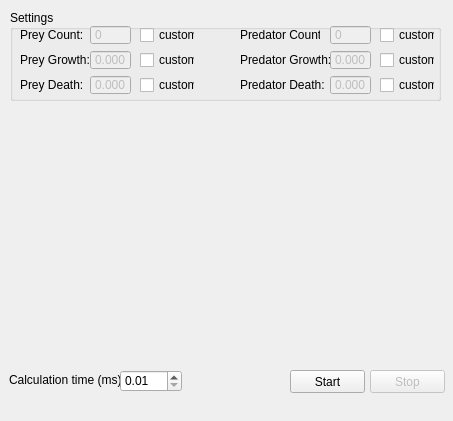
<?xml version="1.0" encoding="UTF-8"?>
<ui version="4.0">
 <class>MainWindow</class>
 <widget class="QMainWindow" name="MainWindow">
  <property name="geometry">
   <rect>
    <x>0</x>
    <y>0</y>
    <width>453</width>
    <height>421</height>
   </rect>
  </property>
  <property name="minimumSize">
   <size>
    <width>453</width>
    <height>421</height>
   </size>
  </property>
  <property name="maximumSize">
   <size>
    <width>453</width>
    <height>421</height>
   </size>
  </property>
  <property name="windowTitle">
   <string>Lotka-Volterra Simulator</string>
  </property>
  <property name="windowIcon">
   <iconset resource="resources.qrc">
    <normaloff>:/resources/print.png</normaloff>:/resources/print.png</iconset>
  </property>
  <widget class="QWidget" name="centralWidget">
   <widget class="QPushButton" name="startButton">
    <property name="geometry">
     <rect>
      <x>290</x>
      <y>370</y>
      <width>75</width>
      <height>23</height>
     </rect>
    </property>
    <property name="toolTip">
     <string>Start the simulation</string>
    </property>
    <property name="statusTip">
     <string/>
    </property>
    <property name="text">
     <string>Start</string>
    </property>
   </widget>
   <widget class="QPushButton" name="stopButton">
    <property name="enabled">
     <bool>false</bool>
    </property>
    <property name="geometry">
     <rect>
      <x>370</x>
      <y>370</y>
      <width>75</width>
      <height>23</height>
     </rect>
    </property>
    <property name="toolTip">
     <string>Stop the simulation.</string>
    </property>
    <property name="statusTip">
     <string/>
    </property>
    <property name="text">
     <string>Stop</string>
    </property>
   </widget>
   <widget class="QCustomPlot" name="canvas" native="true">
    <property name="geometry">
     <rect>
      <x>10</x>
      <y>110</y>
      <width>431</width>
      <height>251</height>
     </rect>
    </property>
   </widget>
   <widget class="QGroupBox" name="settingsBox">
    <property name="geometry">
     <rect>
      <x>10</x>
      <y>10</y>
      <width>431</width>
      <height>91</height>
     </rect>
    </property>
    <property name="title">
     <string>Settings</string>
    </property>
    <widget class="QLabel" name="preyGrowthLabel">
     <property name="geometry">
      <rect>
       <x>10</x>
       <y>40</y>
       <width>70</width>
       <height>20</height>
      </rect>
     </property>
     <property name="toolTip">
      <string>Growth of preys when there is too few predators.</string>
     </property>
     <property name="text">
      <string>Prey Growth:</string>
     </property>
    </widget>
    <widget class="QDoubleSpinBox" name="predatorGrowth">
     <property name="enabled">
      <bool>false</bool>
     </property>
     <property name="geometry">
      <rect>
       <x>320</x>
       <y>40</y>
       <width>41</width>
       <height>20</height>
      </rect>
     </property>
     <property name="toolTip">
      <string>Growth of predators for each prey</string>
     </property>
     <property name="buttonSymbols">
      <enum>QAbstractSpinBox::NoButtons</enum>
     </property>
     <property name="decimals">
      <number>3</number>
     </property>
     <property name="maximum">
      <double>99.998999999999995</double>
     </property>
    </widget>
    <widget class="QLabel" name="preyDeathLabel">
     <property name="geometry">
      <rect>
       <x>10</x>
       <y>65</y>
       <width>70</width>
       <height>20</height>
      </rect>
     </property>
     <property name="toolTip">
      <string>How many prey die for each predator alive.</string>
     </property>
     <property name="text">
      <string>Prey Death:</string>
     </property>
    </widget>
    <widget class="QLabel" name="predatorCountLabel">
     <property name="geometry">
      <rect>
       <x>230</x>
       <y>15</y>
       <width>80</width>
       <height>20</height>
      </rect>
     </property>
     <property name="toolTip">
      <string>The number of predators.</string>
     </property>
     <property name="text">
      <string>Predator Count:</string>
     </property>
    </widget>
    <widget class="QDoubleSpinBox" name="preyCount">
     <property name="enabled">
      <bool>false</bool>
     </property>
     <property name="geometry">
      <rect>
       <x>80</x>
       <y>15</y>
       <width>41</width>
       <height>20</height>
      </rect>
     </property>
     <property name="toolTip">
      <string>The initial number of prey</string>
     </property>
     <property name="buttonSymbols">
      <enum>QAbstractSpinBox::NoButtons</enum>
     </property>
     <property name="showGroupSeparator" stdset="0">
      <bool>false</bool>
     </property>
     <property name="decimals">
      <number>0</number>
     </property>
     <property name="maximum">
      <double>999999.000000000000000</double>
     </property>
    </widget>
    <widget class="QCheckBox" name="preyGrowthCustom">
     <property name="geometry">
      <rect>
       <x>130</x>
       <y>40</y>
       <width>55</width>
       <height>20</height>
      </rect>
     </property>
     <property name="text">
      <string>custom</string>
     </property>
    </widget>
    <widget class="QLabel" name="predatorGrowthLabel">
     <property name="geometry">
      <rect>
       <x>230</x>
       <y>40</y>
       <width>91</width>
       <height>20</height>
      </rect>
     </property>
     <property name="toolTip">
      <string>Addition of predators for each prey.</string>
     </property>
     <property name="text">
      <string>Predator Growth:</string>
     </property>
    </widget>
    <widget class="QCheckBox" name="predatorGrowthCustom">
     <property name="geometry">
      <rect>
       <x>370</x>
       <y>40</y>
       <width>55</width>
       <height>20</height>
      </rect>
     </property>
     <property name="text">
      <string>custom</string>
     </property>
    </widget>
    <widget class="QDoubleSpinBox" name="predatorCount">
     <property name="enabled">
      <bool>false</bool>
     </property>
     <property name="geometry">
      <rect>
       <x>320</x>
       <y>15</y>
       <width>41</width>
       <height>20</height>
      </rect>
     </property>
     <property name="toolTip">
      <string>The initial number of predators</string>
     </property>
     <property name="buttonSymbols">
      <enum>QAbstractSpinBox::NoButtons</enum>
     </property>
     <property name="decimals">
      <number>0</number>
     </property>
     <property name="maximum">
      <double>999999.000000000000000</double>
     </property>
    </widget>
    <widget class="QLabel" name="preyCountLabel">
     <property name="geometry">
      <rect>
       <x>10</x>
       <y>15</y>
       <width>70</width>
       <height>20</height>
      </rect>
     </property>
     <property name="toolTip">
      <string>The number of prey.</string>
     </property>
     <property name="text">
      <string>Prey Count:</string>
     </property>
    </widget>
    <widget class="QDoubleSpinBox" name="predatorDeath">
     <property name="enabled">
      <bool>false</bool>
     </property>
     <property name="geometry">
      <rect>
       <x>320</x>
       <y>65</y>
       <width>41</width>
       <height>20</height>
      </rect>
     </property>
     <property name="toolTip">
      <string>How many predators die when there is no prey</string>
     </property>
     <property name="buttonSymbols">
      <enum>QAbstractSpinBox::NoButtons</enum>
     </property>
     <property name="decimals">
      <number>3</number>
     </property>
     <property name="maximum">
      <double>99.998999999999995</double>
     </property>
    </widget>
    <widget class="QCheckBox" name="preyCountCustom">
     <property name="geometry">
      <rect>
       <x>130</x>
       <y>15</y>
       <width>55</width>
       <height>20</height>
      </rect>
     </property>
     <property name="text">
      <string>custom</string>
     </property>
    </widget>
    <widget class="QDoubleSpinBox" name="preyGrowth">
     <property name="enabled">
      <bool>false</bool>
     </property>
     <property name="geometry">
      <rect>
       <x>80</x>
       <y>40</y>
       <width>41</width>
       <height>20</height>
      </rect>
     </property>
     <property name="toolTip">
      <string>Growth of prey when there is too few predators</string>
     </property>
     <property name="buttonSymbols">
      <enum>QAbstractSpinBox::NoButtons</enum>
     </property>
     <property name="decimals">
      <number>3</number>
     </property>
     <property name="maximum">
      <double>99.998999999999995</double>
     </property>
    </widget>
    <widget class="QCheckBox" name="predatorDeathCustom">
     <property name="geometry">
      <rect>
       <x>370</x>
       <y>65</y>
       <width>55</width>
       <height>20</height>
      </rect>
     </property>
     <property name="text">
      <string>custom</string>
     </property>
    </widget>
    <widget class="QCheckBox" name="preyDeathCustom">
     <property name="geometry">
      <rect>
       <x>130</x>
       <y>65</y>
       <width>55</width>
       <height>20</height>
      </rect>
     </property>
     <property name="text">
      <string>custom</string>
     </property>
    </widget>
    <widget class="QLabel" name="predatorDeathLabel">
     <property name="geometry">
      <rect>
       <x>230</x>
       <y>65</y>
       <width>91</width>
       <height>20</height>
      </rect>
     </property>
     <property name="toolTip">
      <string>How many predators die when there are no preys.</string>
     </property>
     <property name="text">
      <string>Predator Death:</string>
     </property>
    </widget>
    <widget class="QDoubleSpinBox" name="preyDeath">
     <property name="enabled">
      <bool>false</bool>
     </property>
     <property name="geometry">
      <rect>
       <x>80</x>
       <y>65</y>
       <width>41</width>
       <height>20</height>
      </rect>
     </property>
     <property name="toolTip">
      <string>How many prey die for each predator alive</string>
     </property>
     <property name="buttonSymbols">
      <enum>QAbstractSpinBox::NoButtons</enum>
     </property>
     <property name="decimals">
      <number>3</number>
     </property>
     <property name="maximum">
      <double>99.998999999999995</double>
     </property>
    </widget>
    <widget class="QCheckBox" name="predatorCountCustom">
     <property name="geometry">
      <rect>
       <x>370</x>
       <y>15</y>
       <width>55</width>
       <height>20</height>
      </rect>
     </property>
     <property name="text">
      <string>custom</string>
     </property>
    </widget>
   </widget>
   <widget class="QLabel" name="label">
    <property name="geometry">
     <rect>
      <x>9</x>
      <y>370</y>
      <width>111</width>
      <height>20</height>
     </rect>
    </property>
    <property name="text">
     <string>Calculation time (ms):</string>
    </property>
   </widget>
   <widget class="QDoubleSpinBox" name="delaySpinBox">
    <property name="geometry">
     <rect>
      <x>120</x>
      <y>370</y>
      <width>62</width>
      <height>22</height>
     </rect>
    </property>
    <property name="toolTip">
     <string>How many milliseconds one round of calculation takes.</string>
    </property>
    <property name="minimum">
     <double>0.010000000000000</double>
    </property>
    <property name="maximum">
     <double>10.000000000000000</double>
    </property>
    <property name="singleStep">
     <double>0.100000000000000</double>
    </property>
   </widget>
   <zorder>settingsBox</zorder>
   <zorder>startButton</zorder>
   <zorder>stopButton</zorder>
   <zorder>canvas</zorder>
   <zorder>label</zorder>
   <zorder>delaySpinBox</zorder>
  </widget>
  <widget class="QStatusBar" name="statusBar">
   <property name="sizeGripEnabled">
    <bool>false</bool>
   </property>
  </widget>
 </widget>
 <layoutdefault spacing="6" margin="11"/>
 <customwidgets>
  <customwidget>
   <class>QCustomPlot</class>
   <extends>QWidget</extends>
   <header>qcustomplot.h</header>
   <container>1</container>
  </customwidget>
 </customwidgets>
 <resources>
  <include location="resources.qrc"/>
 </resources>
 <connections/>
</ui>
